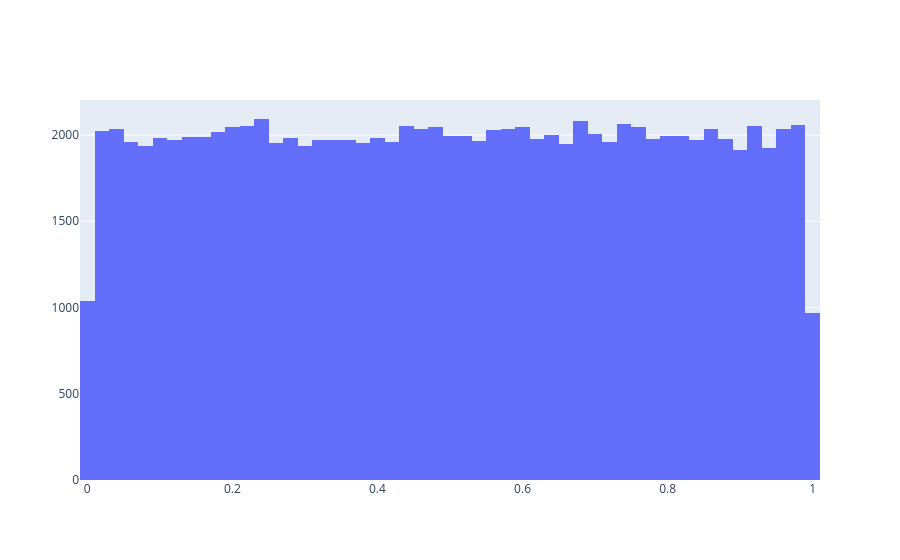

Notebook code cell kept with this figure:
### Code cell
import plotly.graph_objects as go

fig = go.Figure()

fig.add_trace(
    go.Histogram(
        x = df["A"],
        nbinsx = 50
    )
)

fig.show()

### Figure 1 — Plotly figure (JSON) as saved in the notebook; plotly's stock layout.template omitted (floating-point values rounded to 4 significant figures; data arrays with more than 128 entries replaced by an {"elided": "..."} marker saying what was removed)
{"data": [{"nbinsx": 50, "type": "histogram", "x": {"elided": "100000 float values"}}], "layout": {}}
